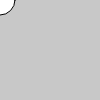
Frame 1 (no input)
Frame 60 (no input): identical to frame 1, image omitted
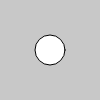
Frame 120 (the mouse pressed at the canvas centre since frame 60)

The p5.js sketch that drew these frames (run headless with seeded random() and noise() and a simulated clock; from frame 60 on, the mouse is pressed at the canvas centre):

// p5.js sketch
// ── sketch.js
function setup() {
  createCanvas(width,height);
  // onresize();
}

function draw() {
  // push();
  // fill('#fffccc');
  // beginShape(null);
  // bezier(266,528,329,517,374,482,397,454);
  // bezier(397,454,410,548,376,556,364,625);
  // bezier(364,625,287,637,277,625,266,528);
  // endShape(close);
  // pop();
  background(200);
  circle(mouseX,mouseY,30);
}
